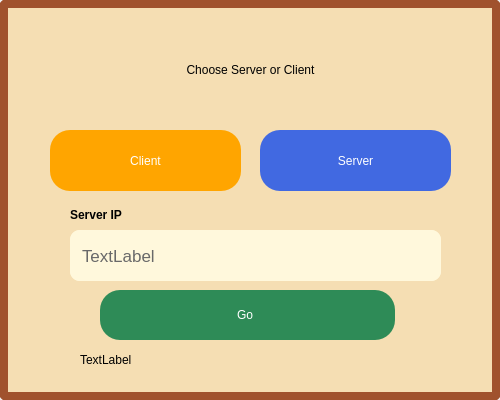
<?xml version="1.0" encoding="UTF-8"?>
<ui version="4.0">
 <class>role</class>
 <widget class="QMainWindow" name="role">
  <property name="geometry">
   <rect>
    <x>0</x>
    <y>0</y>
    <width>500</width>
    <height>400</height>
   </rect>
  </property>
  <property name="minimumSize">
   <size>
    <width>500</width>
    <height>400</height>
   </size>
  </property>
  <property name="maximumSize">
   <size>
    <width>500</width>
    <height>400</height>
   </size>
  </property>
  <property name="windowTitle">
   <string>MainWindow</string>
  </property>
  <widget class="QWidget" name="centralwidget">
   <widget class="QLabel" name="label">
    <property name="geometry">
     <rect>
      <x>0</x>
      <y>0</y>
      <width>500</width>
      <height>400</height>
     </rect>
    </property>
    <property name="minimumSize">
     <size>
      <width>500</width>
      <height>400</height>
     </size>
    </property>
    <property name="maximumSize">
     <size>
      <width>500</width>
      <height>400</height>
     </size>
    </property>
    <property name="styleSheet">
     <string notr="true">background-color:#F5DEB3;
border:8px solid;
border-radius:5px;
border-color:#A0522D;</string>
    </property>
    <property name="text">
     <string/>
    </property>
   </widget>
   <widget class="QLabel" name="label_2">
    <property name="geometry">
     <rect>
      <x>70</x>
      <y>30</y>
      <width>361</width>
      <height>81</height>
     </rect>
    </property>
    <property name="styleSheet">
     <string notr="true">font: 700 14pt &quot;Sitka Subheading&quot;;
border-image: url(:/label.png);
padding-bottom:2px;
color:#000;
</string>
    </property>
    <property name="text">
     <string>Choose Server or Client</string>
    </property>
    <property name="alignment">
     <set>Qt::AlignCenter</set>
    </property>
   </widget>
   <widget class="QPushButton" name="server_btn">
    <property name="geometry">
     <rect>
      <x>260</x>
      <y>130</y>
      <width>191</width>
      <height>61</height>
     </rect>
    </property>
    <property name="cursor">
     <cursorShape>PointingHandCursor</cursorShape>
    </property>
    <property name="styleSheet">
     <string notr="true">QPushButton{
border-radius:20px;
color:#fff;
font: 12pt &quot;MS Reference Sans Serif&quot;;
background-color:#4169E1;
}
QPushButton:hover{
font: 14pt &quot;MS Reference Sans Serif&quot;;
}

</string>
    </property>
    <property name="text">
     <string>Server</string>
    </property>
   </widget>
   <widget class="QPushButton" name="client_btn">
    <property name="geometry">
     <rect>
      <x>50</x>
      <y>130</y>
      <width>191</width>
      <height>61</height>
     </rect>
    </property>
    <property name="cursor">
     <cursorShape>PointingHandCursor</cursorShape>
    </property>
    <property name="styleSheet">
     <string notr="true">QPushButton{
border-radius:20px;
color:#fff;
font: 12pt &quot;MS Reference Sans Serif&quot;;
background-color:#FFA500;
}
QPushButton:hover{
font: 14pt &quot;MS Reference Sans Serif&quot;;
}

</string>
    </property>
    <property name="text">
     <string>Client</string>
    </property>
   </widget>
   <widget class="QLabel" name="label_server">
    <property name="geometry">
     <rect>
      <x>70</x>
      <y>200</y>
      <width>91</width>
      <height>30</height>
     </rect>
    </property>
    <property name="styleSheet">
     <string notr="true">color:#000;
font: 11pt &quot;MS Serif&quot;;
font-weight:800;</string>
    </property>
    <property name="text">
     <string>Server IP</string>
    </property>
   </widget>
   <widget class="QLineEdit" name="getip_edt">
    <property name="geometry">
     <rect>
      <x>70</x>
      <y>230</y>
      <width>371</width>
      <height>51</height>
     </rect>
    </property>
    <property name="styleSheet">
     <string notr="true">border-radius:5px;
padding-left:8px;
border-radius:10px;
color:#00000;
background-color:#FFF8DC;
font-size:17px;</string>
    </property>
    <property name="placeholderText">
     <string>Enter server IP</string>
    </property>
   </widget>
   <widget class="QLabel" name="setip_lbl">
    <property name="geometry">
     <rect>
      <x>70</x>
      <y>230</y>
      <width>371</width>
      <height>51</height>
     </rect>
    </property>
    <property name="styleSheet">
     <string notr="true">border-radius:5px;
padding-left:8px;
border-radius:10px;
color:#696969;
background-color:#FFF8DC;
font-size:17px;</string>
    </property>
    <property name="text">
     <string>TextLabel</string>
    </property>
   </widget>
   <widget class="QPushButton" name="connect_btn">
    <property name="geometry">
     <rect>
      <x>105</x>
      <y>290</y>
      <width>290</width>
      <height>50</height>
     </rect>
    </property>
    <property name="cursor">
     <cursorShape>PointingHandCursor</cursorShape>
    </property>
    <property name="styleSheet">
     <string notr="true">QPushButton{
border-radius:20px;
color:#fff;
font: 12pt &quot;MS Reference Sans Serif&quot;;
background-color:#2E8B57;
}
QPushButton:hover{
background-color:#3CB371;
}

</string>
    </property>
    <property name="text">
     <string>Connect</string>
    </property>
   </widget>
   <widget class="QLabel" name="label_temp">
    <property name="geometry">
     <rect>
      <x>80</x>
      <y>350</y>
      <width>141</width>
      <height>20</height>
     </rect>
    </property>
    <property name="text">
     <string>TextLabel</string>
    </property>
   </widget>
   <widget class="QPushButton" name="go_btn">
    <property name="geometry">
     <rect>
      <x>100</x>
      <y>290</y>
      <width>290</width>
      <height>50</height>
     </rect>
    </property>
    <property name="cursor">
     <cursorShape>PointingHandCursor</cursorShape>
    </property>
    <property name="styleSheet">
     <string notr="true">QPushButton{
border-radius:20px;
color:#fff;
font: 12pt &quot;MS Reference Sans Serif&quot;;
background-color:#2E8B57;
}
QPushButton:hover{
background-color:#3CB371;
}

</string>
    </property>
    <property name="text">
     <string>Go</string>
    </property>
   </widget>
  </widget>
 </widget>
 <resources/>
 <connections/>
</ui>
